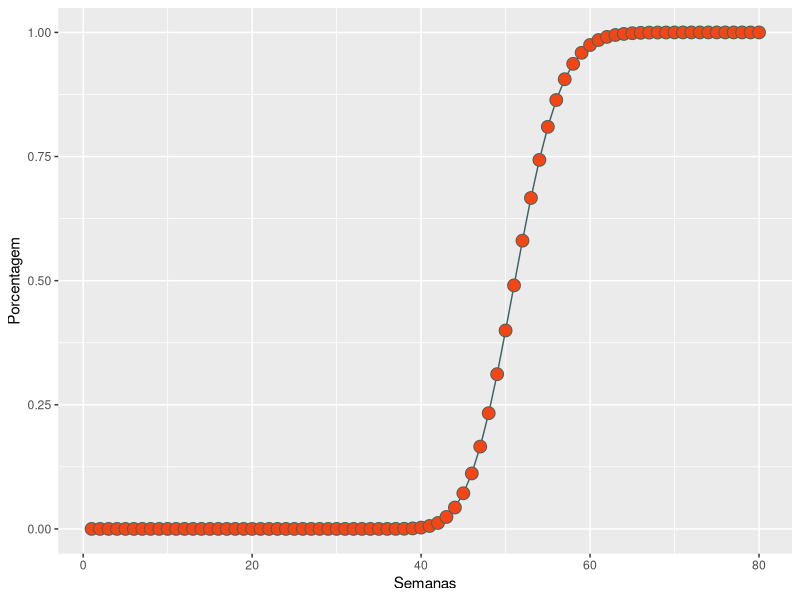

R code for this plot:
#carregamento bibliotecas
require(data.table)
require(ggplot2)

stories = 173; #quantidade total de histórias
throughput = c(3,2,7,4,1)

trials = 100000; #quantidade da simulações
weeks = 80; #quantidade de semanas
count = 1; #contador para o loop

dt <- data.table(NULL); # inicializando o data table e vetores
week_x <- NULL;
next_week <- NULL;

#semana 1
next_week = sample(throughput,trials,replace=T);
dt <- cbind(dt, next_week); # adicionando a simulação como nova coluna na tabela
names(dt)[count] <- paste("week",count,sep="_"); # definição do nome da coluna

#simulação
while (count < weeks)
{
  count = count + 1;
  week_x = sample(throughput,trials,replace=T); #nova simulação
  next_week = next_week + week_x; #soma os valores
  dt <- cbind(dt, next_week); #adicionando a simulação como nova coluna na tabela
  names(dt)[count] <- paste("week",count,sep="_"); #definição do nome da coluna
}

dt_output <- data.table(NULL); #inicializando o data table do resultado
count = 0; #contador para o loop

#marcação dos resultados
while (count < weeks)
{
  count = count + 1;
  column_name = paste("week",count,sep="_"); #nome da coluna
  count_next_week = sum(dt[,column_name,with=F] > stories); #conto quantas vezes a quantidade de histórias entregues foi maior que a quantidade total de histórias do projeto
  dt_output <- cbind(dt_output, count_next_week); #adicionando o resultado como nova coluna na tabela
  names(dt_output)[count] <- paste("week",count,sep="_"); #definição do nome da coluna
}

dt_output <- dt_output/trials; #conversão do valor para porcentagem
dt_output <- as.numeric(dt_output); #conversão para exibição do gráfico

#exibição do resultado
Semanas <- 1:80
Porcentagem <- dt_output[1:80]
df <- data.frame(Semanas,Porcentagem)

ggplot(df, aes(x=Semanas, y=Porcentagem)) +
  geom_line( color="#416263") +
    geom_point(shape=21, color="#416263", fill="#F44615", size=4)


dt_output[51:57]